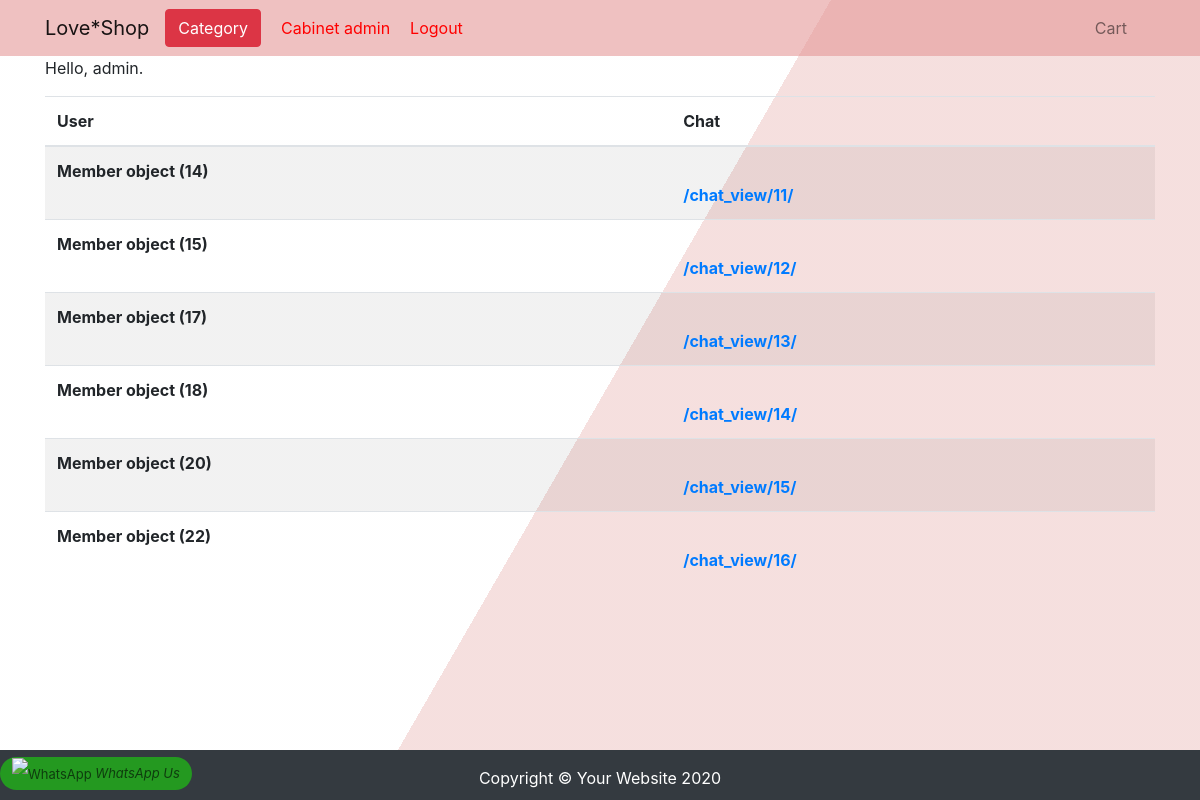
The page /chat_detail (signed in) on the database as committed earlier.
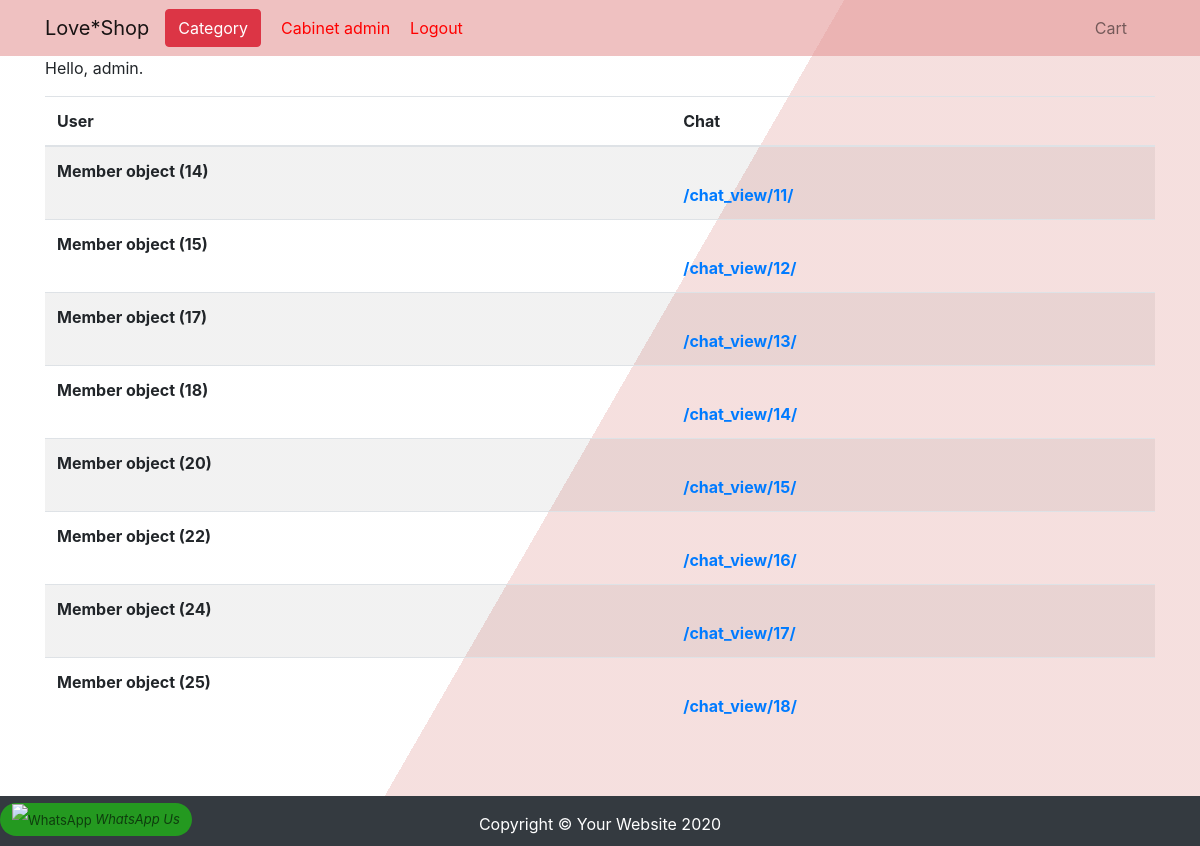
The same page on the database as committed later.
### ecomapp/models.py (models this page shows, shortened)
class Chat(models.Model):
    id = models.AutoField(primary_key=True)
    messages = models.ManyToManyField(Messages)
    member = models.ForeignKey(Member, on_delete=models.PROTECT, default="")
    def get_absolute_url(self):
        return reverse('chat_view', kwargs= {'chat_id': str(self.id)})

class Member(models.Model):
    objects = models.Manager()
    member = models.CharField(max_length=20, unique=True)
    admin = models.BooleanField(default=False)

### ecomapp/views.py (the view)
# urls.py: re_path(r'^chat_detail', chat_detail, name = 'chat_detail'),
def chat_detail(request):
    if request.user.is_superuser:
        chats = Chat.objects.all()
        context = {'chats':  chats}
        return render(request, "chat_detail.html", context)
    else:
        return HttpResponseRedirect(reverse('thank_you'))

### ecomapp/templates/chat_detail.html
{% extends "base.html" %}
{%load static%}
{%block content%}
{% if user.is_superuser %}
    <p>Hello, admin.</p>
    <table class="table table-striped dedd" >
        <thead>
                <tr>
    <th scope="col">
        User
    </th>
    <th scope="col">
        Chat
    </th>
    </tr>
    </thead>
    {% for chat in chats %}
    <tr>
        <td><strong class="comment-title"> {{ chat.member }} </strong></td>
        <td> <br> <strong class='comment-same'> <a href="{{ chat.get_absolute_url }}">{{ chat.get_absolute_url }}</a> </strong></td>
    </tr>
    {% endfor %}
</table>
{% endif %}
{%endblock content%}

Rows that differ between the two databases and show on the page:
added Chat: member "Member object (24)", get_absolute_url "/chat_view/17/"
added Chat: member "Member object (25)", get_absolute_url "/chat_view/18/"
